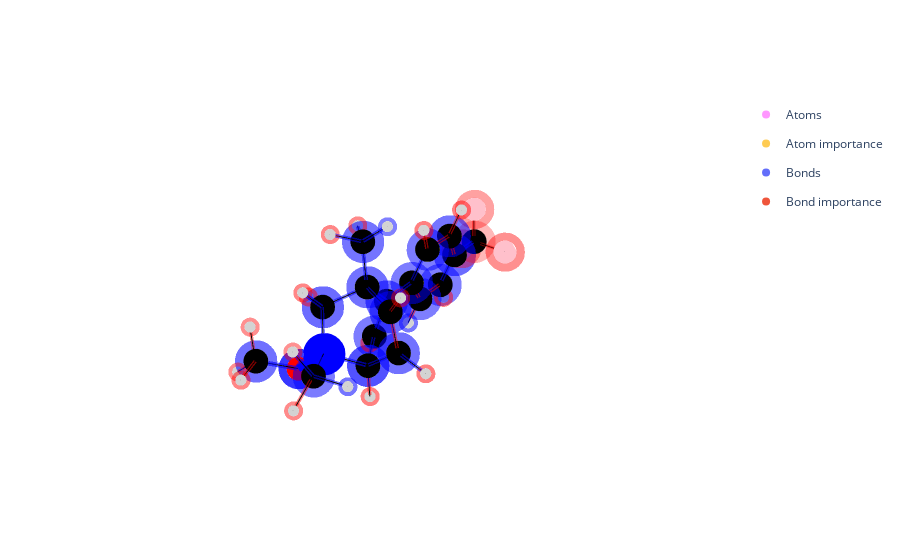

The cell this chart's notebook holds for it:
### Code cell
plot_molecule_importance(mol_graph=molecule, mol='l', explanation=explanation, palette='normal')
